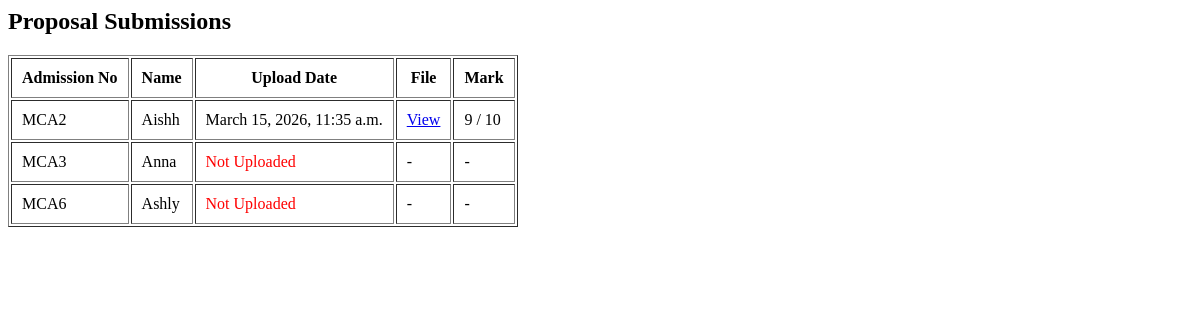
/WAdmin/documents/3/, run on an earlier commit of the app's database.
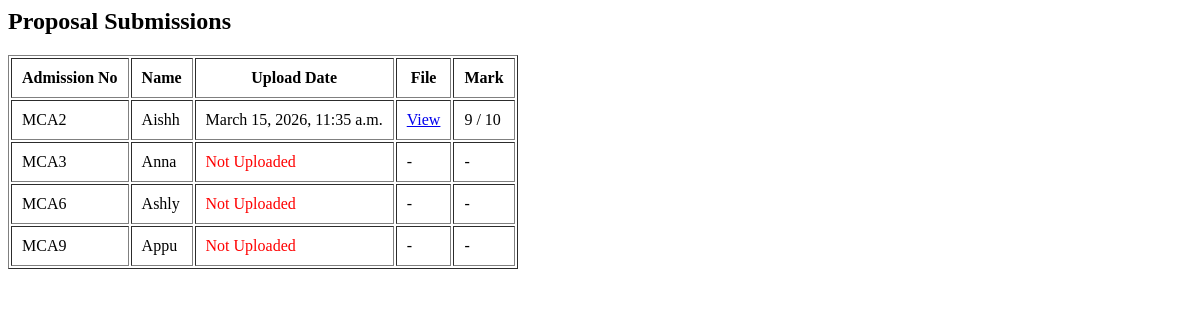
And on a later commit of the database.
### Admin/models.py (models this page shows, shortened)
class Student(models.Model):
    admission_number = models.CharField(max_length=30, unique=True)
    name = models.CharField(max_length=100)
    email = models.EmailField(unique=True)
    phone = models.CharField(max_length=15)
    department = models.CharField(max_length=50)
    course = models.CharField(max_length=10)  # BCA / MCA
    academic_batch = models.CharField(max_length=20)  # previously course_batch
    file_batch = models.CharField(max_length=5)  # A/B/C/D
    password = models.CharField(max_length=255)

### student/models.py (models this page shows)
class DocumentSubmission(models.Model):
    schedule = models.ForeignKey(DocumentSchedule, on_delete=models.CASCADE)
    student = models.ForeignKey(Student, on_delete=models.CASCADE)
    file = models.FileField(upload_to='documents/')
    submitted_at = models.DateTimeField(auto_now_add=True)
    faculty_mark = models.IntegerField(null=True, blank=True)
    faculty_remark = models.TextField(null=True, blank=True)

### Admin/views.py (the view)
# urls.py: path('documents/<int:schedule_id>/', views.admin_schedule_submissions, name='admin_schedule_submissions'),
def admin_schedule_submissions(request, schedule_id):
    schedule = get_object_or_404(DocumentSchedule, id=schedule_id)
    students = Student.objects.all()
    data = []
    for student in students:
        submission = DocumentSubmission.objects.filter(
            student=student,
            schedule=schedule
        ).first()
        data.append({
            'student': student,
            'submission': submission
        })
    return render(request, 'Admin/schedule_submissions.html', {
        'schedule': schedule,
        'data': data
    })

### Admin/templates/Admin/schedule_submissions.html
<h2>{{ schedule.title }} Submissions</h2>
<table border="1" cellpadding="10">
  <tr>
    <th>Admission No</th>
    <th>Name</th>
    <th>Upload Date</th>
    <th>File</th>
    <th>Mark</th>
  </tr>
  {% for row in data %}
  <tr>
    <td>{{ row.student.admission_number }}</td>
    <td>{{ row.student.name }}</td>
    {% if row.submission %}
    <td>{{ row.submission.submitted_at }}</td>
    <td>
      <a href="{{ row.submission.file.url }}" target="_blank">View</a>
    </td>
    <td>{{ row.submission.faculty_mark }} / 10</td>
    {% else %}
    <td style="color: red">Not Uploaded</td>
    <td>-</td>
    <td>-</td>
    {% endif %}
  </tr>
  {% endfor %}
</table>

What changed in the data, as far as the page shows it:
added Student: student.admission_number "MCA9", student.name "Appu", shows "Not Uploaded"
